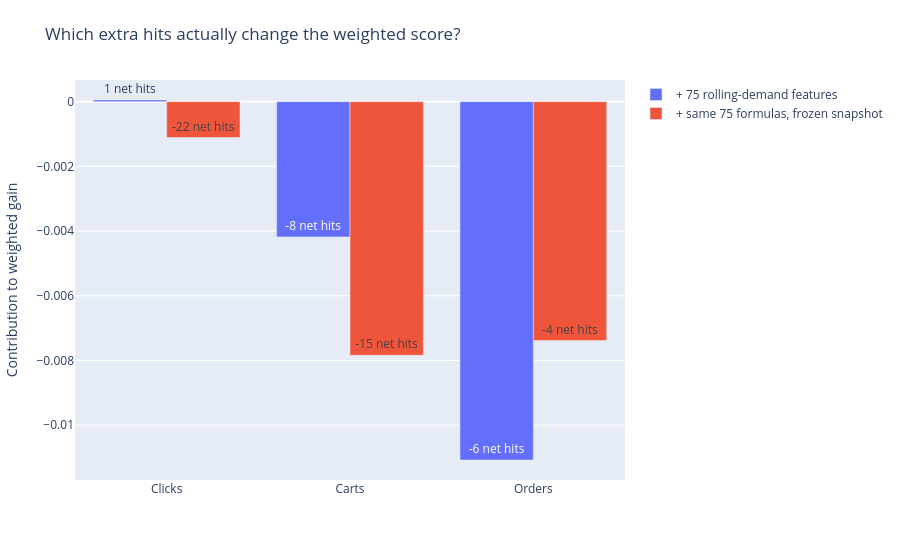

Here is the notebook cell this chart was saved with:
### Markdown cell above
## Which extra hits move the score?

### Code cell
view.show_chart(5)

### Figure 1 — Plotly figure (JSON) as saved in the notebook; plotly's stock layout.template omitted (floating-point values rounded to 4 significant figures)
{"data": [{"name": "+ 75 rolling-demand features", "text": ["1 net hits", "-8 net hits", "-6 net hits"], "type": "bar", "x": ["Clicks", "Carts", "Orders"], "y": [5.053e-05, -0.004181, -0.01108]}, {"name": "+ same 75 formulas, frozen snapshot", "text": ["-22 net hits", "-15 net hits", "-4 net hits"], "type": "bar", "x": ["Clicks", "Carts", "Orders"], "y": [-0.001112, -0.00784, -0.007385]}], "layout": {"barmode": "group", "margin": {"b": 80, "l": 65, "r": 35, "t": 80}, "title": {"text": "Which extra hits actually change the weighted score?"}, "yaxis": {"title": {"text": "Contribution to weighted gain"}}}}
